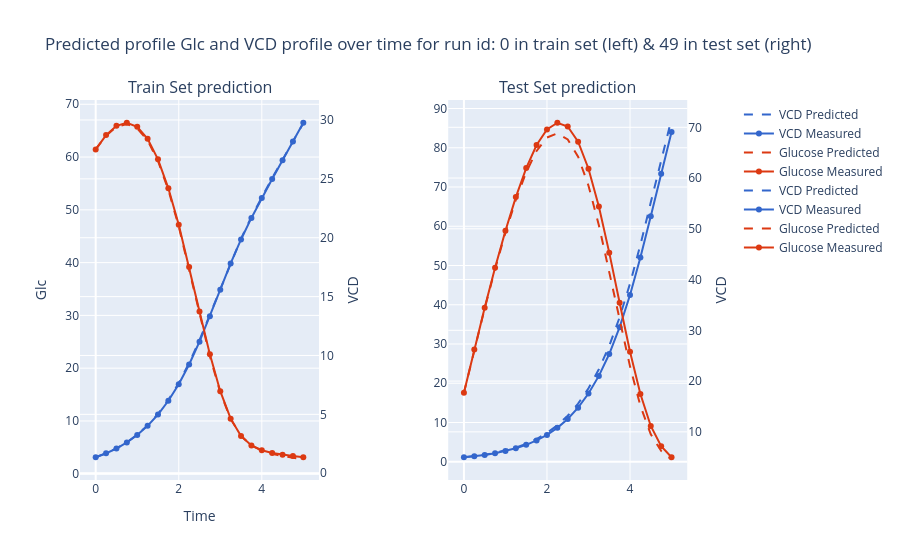

This figure's notebook cell:
### Code cell
#@title Plot the predicted and measured profiles
# Plot selected experiment run
fig = make_subplots(rows=1,cols=2,specs=[[{"secondary_y": True},{"secondary_y": True}]],subplot_titles=("Train Set prediction","Test Set prediction"))
fig.add_trace(go.Scatter(x=t,y=vcd_train_pred[:,PLOT_TRAIN], mode='lines',name='VCD Predicted',line=dict(color = px.colors.qualitative.G10[0], dash='dash')),row=1,col=1)
fig.add_trace(go.Scatter(x=t,y=vcd[:,PLOT_TRAIN], mode='markers+lines',name='VCD Measured',line=dict(color = px.colors.qualitative.G10[0])),row=1,col=1)
fig.add_trace(go.Scatter(x=t,y=glc_train_pred[:,PLOT_TRAIN], mode='lines',name='Glucose Predicted',line=dict(color = px.colors.qualitative.G10[1], dash='dash')),secondary_y=True,row=1,col=1)
fig.add_trace(go.Scatter(x=t,y=glc[:,PLOT_TRAIN], mode='markers+lines',name='Glucose Measured',line=dict(color = px.colors.qualitative.G10[1])),secondary_y=True,row=1,col=1)
fig.add_trace(go.Scatter(x=t,y=vcd_test_pred[:,PLOT_TEST], mode='lines',name='VCD Predicted',line=dict(color = px.colors.qualitative.G10[0], dash='dash')),row=1,col=2)
fig.add_trace(go.Scatter(x=t,y=vcd_test[:,PLOT_TEST], mode='markers+lines',name='VCD Measured',line=dict(color = px.colors.qualitative.G10[0])),row=1,col=2)
fig.add_trace(go.Scatter(x=t,y=glc_test_pred[:,PLOT_TEST], mode='lines',name='Glucose Predicted',line=dict(color = px.colors.qualitative.G10[1], dash='dash')),secondary_y=True,row=1,col=2)
fig.add_trace(go.Scatter(x=t,y=glc_test[:,PLOT_TEST], mode='markers+lines',name='Glucose Measured',line=dict(color = px.colors.qualitative.G10[1])),secondary_y=True,row=1,col=2)
fig.update_layout(showlegend=True,title="Predicted profile Glc and VCD profile over time for run id: "+str(PLOT_TRAIN)+" in train set (left) & "+str(PLOT_TEST)+" in test set (right)",xaxis_title="Time",yaxis_title="Glc")
fig.update_yaxes(title_text="VCD", secondary_y=True)
fig.show()

### Figure 1 — Plotly figure (JSON) as saved in the notebook; plotly's stock layout.template omitted (floating-point values rounded to 4 significant figures)
{"data": [{"line": {"color": "#3366CC", "dash": "dash"}, "mode": "lines", "name": "VCD Predicted", "type": "scatter", "x": [0.0, 0.25, 0.5, 0.75, 1.0, 1.25, 1.5, 1.75, 2.0, 2.25, 2.5, 2.75, 3.0, 3.25, 3.5, 3.75, 4.0, 4.25, 4.5, 4.75, 5.0], "xaxis": "x", "y": [3.125, 3.878, 4.81, 5.964, 7.393, 9.159, 11.34, 13.99, 17.2, 20.97, 25.31, 30.09, 35.11, 40.02, 44.56, 48.67, 52.46, 56.04, 59.51, 62.95, 66.39], "yaxis": "y"}, {"line": {"color": "#3366CC"}, "mode": "markers+lines", "name": "VCD Measured", "type": "scatter", "x": [0.0, 0.25, 0.5, 0.75, 1.0, 1.25, 1.5, 1.75, 2.0, 2.25, 2.5, 2.75, 3.0, 3.25, 3.5, 3.75, 4.0, 4.25, 4.5, 4.75, 5.0], "xaxis": "x", "y": [3.125, 3.864, 4.783, 5.924, 7.337, 9.081, 11.22, 13.83, 16.97, 20.7, 25.01, 29.82, 34.88, 39.84, 44.39, 48.47, 52.23, 55.84, 59.4, 62.95, 66.5], "yaxis": "y"}, {"line": {"color": "#DC3912", "dash": "dash"}, "mode": "lines", "name": "Glucose Predicted", "type": "scatter", "x": [0.0, 0.25, 0.5, 0.75, 1.0, 1.25, 1.5, 1.75, 2.0, 2.25, 2.5, 2.75, 3.0, 3.25, 3.5, 3.75, 4.0, 4.25, 4.5, 4.75, 5.0], "xaxis": "x", "y": [27.5, 28.67, 29.41, 29.65, 29.29, 28.26, 26.52, 24.06, 20.95, 17.36, 13.56, 9.932, 6.865, 4.612, 3.176, 2.356, 1.906, 1.642, 1.463, 1.317, 1.183], "yaxis": "y2"}, {"line": {"color": "#DC3912"}, "mode": "markers+lines", "name": "Glucose Measured", "type": "scatter", "x": [0.0, 0.25, 0.5, 0.75, 1.0, 1.25, 1.5, 1.75, 2.0, 2.25, 2.5, 2.75, 3.0, 3.25, 3.5, 3.75, 4.0, 4.25, 4.5, 4.75, 5.0], "xaxis": "x", "y": [27.5, 28.72, 29.5, 29.76, 29.42, 28.4, 26.66, 24.2, 21.09, 17.52, 13.73, 10.09, 6.967, 4.634, 3.161, 2.36, 1.951, 1.723, 1.572, 1.455, 1.357], "yaxis": "y2"}, {"line": {"color": "#3366CC", "dash": "dash"}, "mode": "lines", "name": "VCD Predicted", "type": "scatter", "x": [0.0, 0.25, 0.5, 0.75, 1.0, 1.25, 1.5, 1.75, 2.0, 2.25, 2.5, 2.75, 3.0, 3.25, 3.5, 3.75, 4.0, 4.25, 4.5, 4.75, 5.0], "xaxis": "x2", "y": [1.144, 1.433, 1.798, 2.252, 2.837, 3.595, 4.564, 5.79, 7.337, 9.28, 11.72, 14.8, 18.7, 23.56, 29.52, 36.8, 45.39, 55.27, 66.09, 76.89, 87.33], "yaxis": "y3"}, {"line": {"color": "#3366CC"}, "mode": "markers+lines", "name": "VCD Measured", "type": "scatter", "x": [0.0, 0.25, 0.5, 0.75, 1.0, 1.25, 1.5, 1.75, 2.0, 2.25, 2.5, 2.75, 3.0, 3.25, 3.5, 3.75, 4.0, 4.25, 4.5, 4.75, 5.0], "xaxis": "x2", "y": [1.144, 1.402, 1.738, 2.168, 2.716, 3.413, 4.298, 5.42, 6.842, 8.641, 10.91, 13.78, 17.38, 21.87, 27.45, 34.29, 42.5, 52.03, 62.54, 73.39, 84.04], "yaxis": "y3"}, {"line": {"color": "#DC3912", "dash": "dash"}, "mode": "lines", "name": "Glucose Predicted", "type": "scatter", "x": [0.0, 0.25, 0.5, 0.75, 1.0, 1.25, 1.5, 1.75, 2.0, 2.25, 2.5, 2.75, 3.0, 3.25, 3.5, 3.75, 4.0, 4.25, 4.5, 4.75, 5.0], "xaxis": "x2", "y": [17.71, 26.14, 34.29, 42.05, 49.25, 55.71, 61.17, 65.35, 67.98, 68.81, 67.62, 64.21, 58.5, 50.71, 41.58, 32.02, 22.9, 15.12, 9.513, 6.242, 4.535], "yaxis": "y4"}, {"line": {"color": "#DC3912"}, "mode": "markers+lines", "name": "Glucose Measured", "type": "scatter", "x": [0.0, 0.25, 0.5, 0.75, 1.0, 1.25, 1.5, 1.75, 2.0, 2.25, 2.5, 2.75, 3.0, 3.25, 3.5, 3.75, 4.0, 4.25, 4.5, 4.75, 5.0], "xaxis": "x2", "y": [17.71, 26.23, 34.46, 42.31, 49.63, 56.25, 61.96, 66.5, 69.58, 70.9, 70.16, 67.15, 61.83, 54.38, 45.3, 35.42, 25.79, 17.44, 11.16, 7.153, 4.993], "yaxis": "y4"}], "layout": {"annotations": [{"font": {"size": 16}, "showarrow": false, "text": "Train Set prediction", "x": 0.185, "xanchor": "center", "xref": "paper", "y": 1.0, "yanchor": "bottom", "yref": "paper"}, {"font": {"size": 16}, "showarrow": false, "text": "Test Set prediction", "x": 0.755, "xanchor": "center", "xref": "paper", "y": 1.0, "yanchor": "bottom", "yref": "paper"}], "showlegend": true, "title": {"text": "Predicted profile Glc and VCD profile over time for run id: 0 in train set (left) & 49 in test set (right)"}, "xaxis": {"anchor": "y", "domain": [0.0, 0.37], "title": {"text": "Time"}}, "xaxis2": {"anchor": "y3", "domain": [0.57, 0.94]}, "yaxis": {"anchor": "x", "domain": [0.0, 1.0], "title": {"text": "Glc"}}, "yaxis2": {"anchor": "x", "overlaying": "y", "side": "right", "title": {"text": "VCD"}}, "yaxis3": {"anchor": "x2", "domain": [0.0, 1.0]}, "yaxis4": {"anchor": "x2", "overlaying": "y3", "side": "right", "title": {"text": "VCD"}}}}
